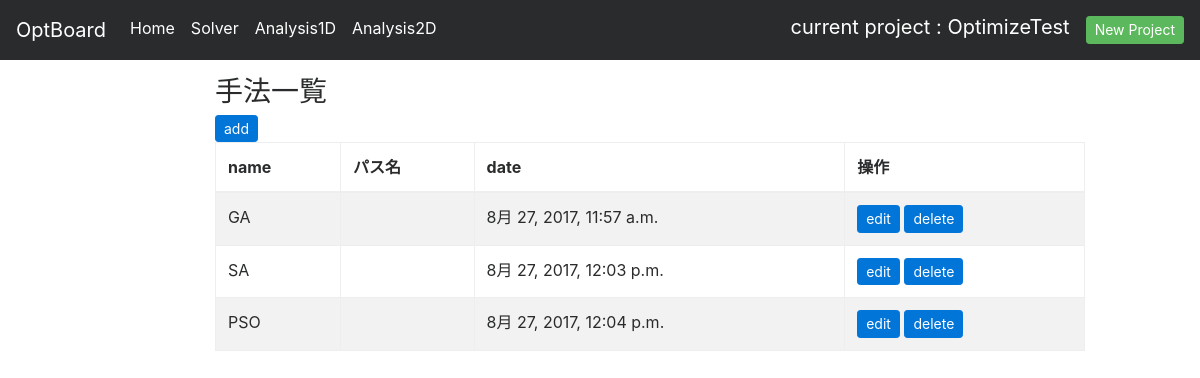
/19/solver/, run on the app's committed database.
### dashboard/models.py (models this page shows, shortened)
class Project(models.Model):
    class Meta:
        ordering = ['-registered_date']
    name = models.CharField(max_length=200)
    registered_date = models.DateTimeField(default=datetime.now)
    comment = models.TextField(blank=True)

class Solver(models.Model):
    class Meta:
        ordering = ['-registered_date']
    name = models.CharField(max_length=200)
    project = models.ForeignKey('Project', default=None)
    params_info = models.TextField(blank=True)
    solver_file = models.FileField(upload_to='solver', blank=True, max_length=200)
    registered_date = models.DateTimeField(default=datetime.now)
    comment = models.TextField(blank=True)

### dashboard/views.py (the view)
# urls.py: url(r'^(?P<project_id>\d+)/solver/$', views.solver_list, name='solver_list'),
def solver_list(request, project_id):
    project = Project.objects.get(pk=project_id)
    solvers = Solver.objects.all().filter(project_id=project_id).order_by('id')
    return render(request, 'dashboard/solver_list.html', {'project': project, 'solvers': solvers})

### dashboard/templates/dashboard/solver_list.html
{% extends "dashboard/base.html" %}
{% block content %}
<div class="container-fluid">
  <div class="row">
    <main class="col-sm-9 offset-sm-3 offset-md-2 pt-3" style="margin-top:60px">
      <h3>手法一覧</h3>
      <a href="{% url 'dashboard:solver_add' project.id %}" class="btn btn-primary btn-sm">add</a>
      <table class="table table-striped table-bordered">
        <thead>
          <th>name</th>
          <th>パス名</th>
          <th>date</th>
          <th>操作</th>
        </thead>
        <tbody>
          {% for solver in solvers %}
          <tr>
            <td>{{ solver.name }}</td>
            <td>{{ solver.file_path }}</td>
            <td>{{ solver.registered_date }}</td>
            <td>
              <a href="{% url 'dashboard:solver_edit' project.id solver.id %}" class="btn btn-primary btn-sm">edit</a>
              <a href="{% url 'dashboard:solver_del' project.id solver.id %}" class="btn btn-primary btn-sm">delete</a>
            </td>
          </tr>
          {% endfor %}
        </tbody>
      </table>
    </main>
  </div>
</div>
{% endblock content %}

### dashboard/templates/dashboard/base.html (shortened to what this page needs)
{% load staticfiles %}
<!DOCTYPE html>
<html>
  <head>
    <link href="{% static 'css/bootstrap.css' %}" rel="stylesheet" type="text/css">
    <link href="{% static 'css/dashboard.css' %}" rel="stylesheet" type="text/css">
  </head>
  <body>
    <nav class="navbar navbar-toggleable-md navbar-inverse fixed-top bg-inverse">
      <a class="navbar-brand" href="/">OptBoard</a>
      <div class="collapse navbar-collapse" id="navbarsExampleDefault">
        {% if project %}
          <ul class="navbar-nav mr-auto" id="nav">
            <li class="nav-item">
              <a class="nav-link active" href="/{{ project.id }}">Home </a>
            </li>
            <li class="nav-item">
              <a class="nav-link active" href="/{{ project.id }}/solver">Solver</a>
            </li>
            <li class="nav-item active">
              <a class="nav-link" href="/{{ project.id }}/analysis/1D">Analysis1D</a>
            </li>
            <li class="nav-item active">
              <a class="nav-link" href="/{{ project.id }}/analysis/2D">Analysis2D</a>
            </li>
          </ul>
          <span class="navbar-brand" href="/">current project : {{ project.name }}</span>
          <a class="btn btn-success btn-sm my-2 " href="/project/add">New Project</a>
        {% else %}
          <ul class="navbar-nav mr-auto" id="nav">
          </ul>
          <a class="btn btn-success btn-sm my-2 " href="/project/add">New Project</a>
        {% endif %}
      </div>
    </nav>
    {% block content %}{% endblock %}
  </body>
</html>

### data on the page
Project: name "OptimizeTest"
Solver: name "GA", registered_date "8月 27, 2017, 11:57 a.m."
Solver: name "SA", registered_date "8月 27, 2017, 12:03 p.m."
Solver: name "PSO", registered_date "8月 27, 2017, 12:04 p.m."
